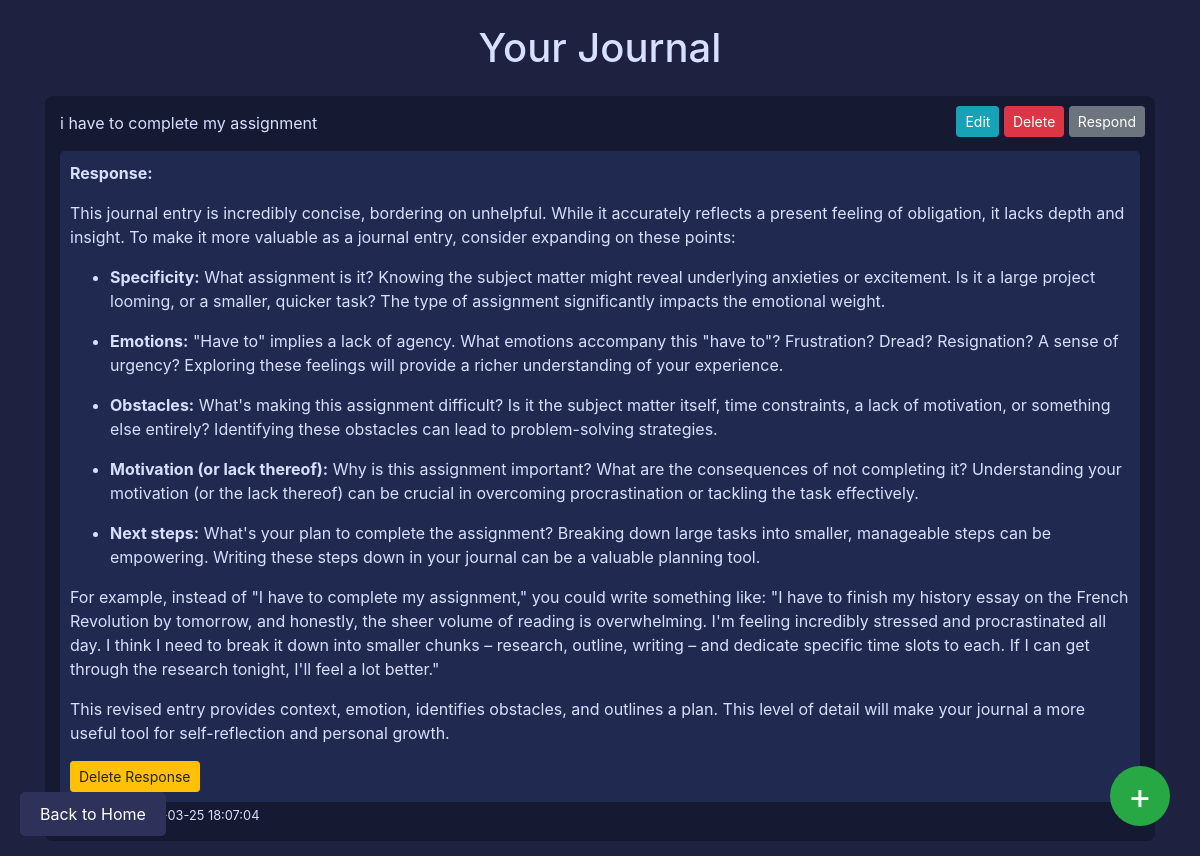
Page /journal (signed in) on the committed database.
### tables this page shows
CREATE TABLE journals (
                id INTEGER PRIMARY KEY AUTOINCREMENT,
                user_id INTEGER NOT NULL,
                content TEXT NOT NULL,
                created_at TIMESTAMP DEFAULT CURRENT_TIMESTAMP, llm_response TEXT,
                FOREIGN KEY(user_id) REFERENCES users(id)
            );

### app.py (the view)
@app.route("/journal", methods=["GET", "POST"])
def journal():
    if "user_id" not in session:
        return redirect(url_for("login"))
    db = get_db()
    user_id = session["user_id"]
    if request.method == "POST":
        content = request.form["content"]
        db.execute("INSERT INTO journals (user_id, content) VALUES (?, ?)", (user_id, content))
        db.commit()
        return redirect(url_for("journal"))
    cursor = db.execute("SELECT id, content, llm_response, created_at FROM journals WHERE user_id = ? ORDER BY created_at DESC", (user_id,))
    journals = cursor.fetchall()
    return render_template("journal.html", journals=journals)

### app.py (called while the page is built)
def get_db():
    db = getattr(g, '_database', None)
    if db is None:
        db = g._database = sqlite3.connect(DATABASE)
        db.row_factory = sqlite3.Row
    return db

@app.teardown_appcontext
def close_connection(exception):
    db = getattr(g, '_database', None)
    if db is not None:
        db.close()

@app.after_request
def add_header(response):
    response.headers['Cache-Control'] = 'no-store, no-cache, must-revalidate, max-age=0'
    response.headers['Pragma'] = 'no-cache'
    response.headers['Expires'] = '0'
    return response

@app.template_filter('markdown')
def markdown_filter(text):
    return markdown.markdown(text)

### templates/journal.html (shortened to what this page needs)
<!DOCTYPE html>
<html lang="en">
<head>
  <link rel="stylesheet" href="https://stackpath.bootstrapcdn.com/bootstrap/4.5.2/css/bootstrap.min.css">
</head>
<body>
  <div class="container mt-4">
    <h1 class="text-center mb-4">Your Journal</h1>
    {% if journals %}
      {% for journal in journals %}
        <div class="journal-entry">
          <div class="entry-actions">
            <a href="/journal/edit/{{ journal['id'] }}" class="btn btn-sm btn-info">Edit</a>
            <form action="/journal/delete/{{ journal['id'] }}" method="POST" style="display:inline;">
              <button type="submit" class="btn btn-sm btn-danger">Delete</button>
            </form>
            <form action="/journal/generate_response/{{ journal['id'] }}" method="POST" style="display:inline;">
              <button type="submit" class="btn btn-sm btn-secondary">Respond</button>
            </form>
          </div>
          <p>{{ journal['content'] }}</p>
          {% if journal['llm_response'] %}
            <div class="llm-response">
              <strong>Response:</strong>
              <p>{{ journal['llm_response']|markdown|safe }}</p>
              <form action="/journal/delete_response/{{ journal['id'] }}" method="POST" style="display:inline;">
                <button type="submit" class="btn btn-sm btn-warning">Delete Response</button>
              </form>
            </div>
          {% endif %}
          <small>Created at: {{ journal['created_at'] }}</small>
        </div>
      {% endfor %}
    {% else %}
      <p class="text-center">No journal entries yet. Click the plus button to add one!</p>
    {% endif %}
  </div>
  <div class="add-button" data-toggle="modal" data-target="#addJournalModal">+</div>
  <div class="home-button">
    <a href="/landing" style="color: inherit; text-decoration: none; display: block;">Back to Home</a>
  </div>
</body>
</html>

### templates/journal.html (style rules this page uses)
body { background-color: #1e213f; color: #d7e0ff; }
.journal-entry { background: #151932; padding: 15px; border-radius: 8px; margin-bottom: 15px; position: relative; }
.entry-actions { position: absolute; top: 10px; right: 10px; }
.entry-actions a, .entry-actions form { display: inline-block; }
.add-button { position: fixed; bottom: 30px; right: 30px; z-index: 1000; border-radius: 50%; width: 60px; height: 60px; font-size: 36px; text-align: center; line-height: 60px; background-color: #28a745; color: #fff; cursor: pointer; }
.home-button { position: fixed; bottom: 20px; left: 20px; z-index: 1000; text-decoration: none; background-color: #2e325a; color: #fff; border: none; border-radius: 5px; padding: 10px 20px; cursor: pointer; transition: all 0.2s ease-in; }
.llm-response { background: #202a50; margin-top: 10px; padding: 10px; border-radius: 5px; }

### rows in the picture
journals: content "i have to complete my assignment", llm_response "This journal entry is incredibly concise, bordering on unhelpful. While it accurately reflects a present feeling of obligation, it lacks depth and insight. To make it more valuable as a journal entry, consider expanding on these points: Specificity: What assignment is it? Knowing the subject matter might reveal underlying anxieties or excitement. Is it a large project looming, or a smaller, quicker task? The type of assignment significantly impacts the emotional weight. Emotions: \"Have to\" implies a lack of agency. What emotions accompany this \"have to\"? Frustration? Dread? Resignation? A sense of urgency? Exploring these feelings will provide a richer understanding of your experience.…", created_at "2025-03-25 18:07:04"
